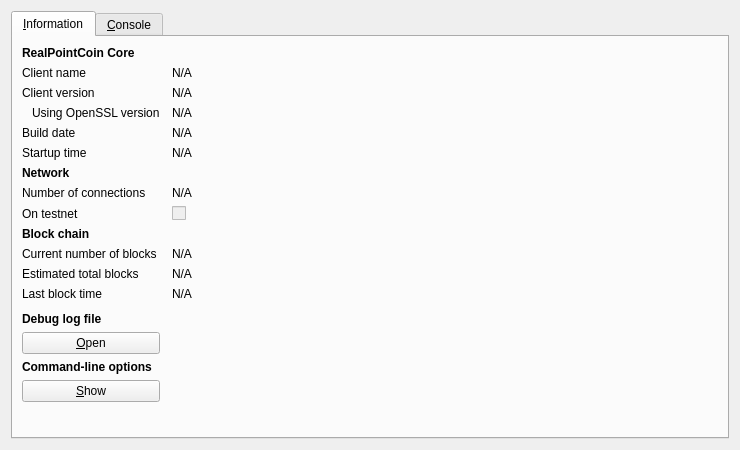
<?xml version="1.0" encoding="UTF-8"?>
<ui version="4.0">
 <class>RPCConsole</class>
 <widget class="QDialog" name="RPCConsole">
  <property name="geometry">
   <rect>
    <x>0</x>
    <y>0</y>
    <width>740</width>
    <height>450</height>
   </rect>
  </property>
  <property name="windowTitle">
   <string>RealPointCoin - Debug window</string>
  </property>
  <layout class="QVBoxLayout" name="verticalLayout_2">
   <item>
    <widget class="QTabWidget" name="tabWidget">
     <property name="currentIndex">
      <number>0</number>
     </property>
     <widget class="QWidget" name="tab_info">
      <attribute name="title">
       <string>&amp;Information</string>
      </attribute>
      <layout class="QGridLayout" name="gridLayout" columnstretch="0,1">
       <property name="horizontalSpacing">
        <number>12</number>
       </property>
       <item row="0" column="0">
        <widget class="QLabel" name="label_9">
         <property name="font">
          <font>
           <weight>75</weight>
           <bold>true</bold>
          </font>
         </property>
         <property name="text">
          <string>RealPointCoin Core</string>
         </property>
        </widget>
       </item>
       <item row="1" column="0">
        <widget class="QLabel" name="label_5">
         <property name="text">
          <string>Client name</string>
         </property>
        </widget>
       </item>
       <item row="1" column="1">
        <widget class="QLabel" name="clientName">
         <property name="cursor">
          <cursorShape>IBeamCursor</cursorShape>
         </property>
         <property name="text">
          <string>N/A</string>
         </property>
         <property name="textFormat">
          <enum>Qt::PlainText</enum>
         </property>
         <property name="textInteractionFlags">
          <set>Qt::LinksAccessibleByMouse|Qt::TextSelectableByKeyboard|Qt::TextSelectableByMouse</set>
         </property>
        </widget>
       </item>
       <item row="2" column="0">
        <widget class="QLabel" name="label_6">
         <property name="text">
          <string>Client version</string>
         </property>
        </widget>
       </item>
       <item row="2" column="1">
        <widget class="QLabel" name="clientVersion">
         <property name="cursor">
          <cursorShape>IBeamCursor</cursorShape>
         </property>
         <property name="text">
          <string>N/A</string>
         </property>
         <property name="textFormat">
          <enum>Qt::PlainText</enum>
         </property>
         <property name="textInteractionFlags">
          <set>Qt::LinksAccessibleByMouse|Qt::TextSelectableByKeyboard|Qt::TextSelectableByMouse</set>
         </property>
        </widget>
       </item>
       <item row="3" column="0">
        <widget class="QLabel" name="label_14">
         <property name="text">
          <string>Using OpenSSL version</string>
         </property>
         <property name="indent">
          <number>10</number>
         </property>
        </widget>
       </item>
       <item row="3" column="1">
        <widget class="QLabel" name="openSSLVersion">
         <property name="cursor">
          <cursorShape>IBeamCursor</cursorShape>
         </property>
         <property name="text">
          <string>N/A</string>
         </property>
         <property name="textFormat">
          <enum>Qt::PlainText</enum>
         </property>
         <property name="textInteractionFlags">
          <set>Qt::LinksAccessibleByMouse|Qt::TextSelectableByKeyboard|Qt::TextSelectableByMouse</set>
         </property>
        </widget>
       </item>
       <item row="4" column="0">
        <widget class="QLabel" name="label_12">
         <property name="text">
          <string>Build date</string>
         </property>
        </widget>
       </item>
       <item row="4" column="1">
        <widget class="QLabel" name="buildDate">
         <property name="cursor">
          <cursorShape>IBeamCursor</cursorShape>
         </property>
         <property name="text">
          <string>N/A</string>
         </property>
         <property name="textFormat">
          <enum>Qt::PlainText</enum>
         </property>
         <property name="textInteractionFlags">
          <set>Qt::LinksAccessibleByMouse|Qt::TextSelectableByKeyboard|Qt::TextSelectableByMouse</set>
         </property>
        </widget>
       </item>
       <item row="5" column="0">
        <widget class="QLabel" name="label_13">
         <property name="text">
          <string>Startup time</string>
         </property>
        </widget>
       </item>
       <item row="5" column="1">
        <widget class="QLabel" name="startupTime">
         <property name="cursor">
          <cursorShape>IBeamCursor</cursorShape>
         </property>
         <property name="text">
          <string>N/A</string>
         </property>
         <property name="textFormat">
          <enum>Qt::PlainText</enum>
         </property>
         <property name="textInteractionFlags">
          <set>Qt::LinksAccessibleByMouse|Qt::TextSelectableByKeyboard|Qt::TextSelectableByMouse</set>
         </property>
        </widget>
       </item>
       <item row="6" column="0">
        <widget class="QLabel" name="label_11">
         <property name="font">
          <font>
           <weight>75</weight>
           <bold>true</bold>
          </font>
         </property>
         <property name="text">
          <string>Network</string>
         </property>
        </widget>
       </item>
       <item row="7" column="0">
        <widget class="QLabel" name="label_7">
         <property name="text">
          <string>Number of connections</string>
         </property>
        </widget>
       </item>
       <item row="7" column="1">
        <widget class="QLabel" name="numberOfConnections">
         <property name="cursor">
          <cursorShape>IBeamCursor</cursorShape>
         </property>
         <property name="text">
          <string>N/A</string>
         </property>
         <property name="textFormat">
          <enum>Qt::PlainText</enum>
         </property>
         <property name="textInteractionFlags">
          <set>Qt::LinksAccessibleByMouse|Qt::TextSelectableByKeyboard|Qt::TextSelectableByMouse</set>
         </property>
        </widget>
       </item>
       <item row="8" column="0">
        <widget class="QLabel" name="label_8">
         <property name="text">
          <string>On testnet</string>
         </property>
        </widget>
       </item>
       <item row="8" column="1">
        <widget class="QCheckBox" name="isTestNet">
         <property name="enabled">
          <bool>false</bool>
         </property>
         <property name="text">
          <string/>
         </property>
        </widget>
       </item>
       <item row="9" column="0">
        <widget class="QLabel" name="label_10">
         <property name="font">
          <font>
           <weight>75</weight>
           <bold>true</bold>
          </font>
         </property>
         <property name="text">
          <string>Block chain</string>
         </property>
        </widget>
       </item>
       <item row="10" column="0">
        <widget class="QLabel" name="label_3">
         <property name="text">
          <string>Current number of blocks</string>
         </property>
        </widget>
       </item>
       <item row="10" column="1">
        <widget class="QLabel" name="numberOfBlocks">
         <property name="cursor">
          <cursorShape>IBeamCursor</cursorShape>
         </property>
         <property name="text">
          <string>N/A</string>
         </property>
         <property name="textFormat">
          <enum>Qt::PlainText</enum>
         </property>
         <property name="textInteractionFlags">
          <set>Qt::LinksAccessibleByMouse|Qt::TextSelectableByKeyboard|Qt::TextSelectableByMouse</set>
         </property>
        </widget>
       </item>
       <item row="11" column="0">
        <widget class="QLabel" name="label_4">
         <property name="text">
          <string>Estimated total blocks</string>
         </property>
        </widget>
       </item>
       <item row="11" column="1">
        <widget class="QLabel" name="totalBlocks">
         <property name="cursor">
          <cursorShape>IBeamCursor</cursorShape>
         </property>
         <property name="text">
          <string>N/A</string>
         </property>
         <property name="textFormat">
          <enum>Qt::PlainText</enum>
         </property>
         <property name="textInteractionFlags">
          <set>Qt::LinksAccessibleByMouse|Qt::TextSelectableByKeyboard|Qt::TextSelectableByMouse</set>
         </property>
        </widget>
       </item>
       <item row="12" column="0">
        <widget class="QLabel" name="label_2">
         <property name="text">
          <string>Last block time</string>
         </property>
        </widget>
       </item>
       <item row="12" column="1">
        <widget class="QLabel" name="lastBlockTime">
         <property name="cursor">
          <cursorShape>IBeamCursor</cursorShape>
         </property>
         <property name="text">
          <string>N/A</string>
         </property>
         <property name="textFormat">
          <enum>Qt::PlainText</enum>
         </property>
         <property name="textInteractionFlags">
          <set>Qt::LinksAccessibleByMouse|Qt::TextSelectableByKeyboard|Qt::TextSelectableByMouse</set>
         </property>
        </widget>
       </item>
       <item row="13" column="0">
        <spacer name="verticalSpacer_2">
         <property name="orientation">
          <enum>Qt::Vertical</enum>
         </property>
         <property name="sizeHint" stdset="0">
          <size>
           <width>20</width>
           <height>20</height>
          </size>
         </property>
        </spacer>
       </item>
       <item row="14" column="0">
        <widget class="QLabel" name="labelDebugLogfile">
         <property name="font">
          <font>
           <weight>75</weight>
           <bold>true</bold>
          </font>
         </property>
         <property name="text">
          <string>Debug log file</string>
         </property>
        </widget>
       </item>
       <item row="15" column="0">
        <widget class="QPushButton" name="openDebugLogfileButton">
         <property name="toolTip">
          <string>Open the RealPointCoin debug log file from the current data directory. This can take a few seconds for large log files.</string>
         </property>
         <property name="text">
          <string>&amp;Open</string>
         </property>
         <property name="autoDefault">
          <bool>false</bool>
         </property>
        </widget>
       </item>
       <item row="16" column="0">
        <widget class="QLabel" name="labelCLOptions">
         <property name="font">
          <font>
           <weight>75</weight>
           <bold>true</bold>
          </font>
         </property>
         <property name="text">
          <string>Command-line options</string>
         </property>
        </widget>
       </item>
       <item row="17" column="0">
        <widget class="QPushButton" name="showCLOptionsButton">
         <property name="toolTip">
          <string>Show the RealPointCoin-Qt help message to get a list with possible RealPointCoin command-line options.</string>
         </property>
         <property name="text">
          <string>&amp;Show</string>
         </property>
         <property name="autoDefault">
          <bool>false</bool>
         </property>
        </widget>
       </item>
       <item row="18" column="0">
        <spacer name="verticalSpacer">
         <property name="orientation">
          <enum>Qt::Vertical</enum>
         </property>
         <property name="sizeHint" stdset="0">
          <size>
           <width>20</width>
           <height>40</height>
          </size>
         </property>
        </spacer>
       </item>
      </layout>
     </widget>
     <widget class="QWidget" name="tab_console">
      <attribute name="title">
       <string>&amp;Console</string>
      </attribute>
      <layout class="QVBoxLayout" name="verticalLayout_3">
       <property name="spacing">
        <number>3</number>
       </property>
       <item>
        <widget class="QTextEdit" name="messagesWidget">
         <property name="minimumSize">
          <size>
           <width>0</width>
           <height>100</height>
          </size>
         </property>
         <property name="readOnly">
          <bool>true</bool>
         </property>
         <property name="tabKeyNavigation" stdset="0">
          <bool>false</bool>
         </property>
         <property name="columnCount" stdset="0">
          <number>2</number>
         </property>
        </widget>
       </item>
       <item>
        <layout class="QHBoxLayout" name="horizontalLayout">
         <property name="spacing">
          <number>3</number>
         </property>
         <item>
          <widget class="QLabel" name="label">
           <property name="text">
            <string notr="true">&gt;</string>
           </property>
          </widget>
         </item>
         <item>
          <widget class="QLineEdit" name="lineEdit"/>
         </item>
         <item>
          <widget class="QPushButton" name="clearButton">
           <property name="maximumSize">
            <size>
             <width>24</width>
             <height>24</height>
            </size>
           </property>
           <property name="toolTip">
            <string>Clear console</string>
           </property>
           <property name="text">
            <string/>
           </property>
           <property name="icon">
            <iconset resource="../bitcoin.qrc">
             <normaloff>:/icons/remove</normaloff>:/icons/remove</iconset>
           </property>
           <property name="shortcut">
            <string notr="true">Ctrl+L</string>
           </property>
           <property name="autoDefault">
            <bool>false</bool>
           </property>
          </widget>
         </item>
        </layout>
       </item>
      </layout>
     </widget>
    </widget>
   </item>
  </layout>
 </widget>
 <resources>
  <include location="../bitcoin.qrc"/>
 </resources>
 <connections/>
</ui>
